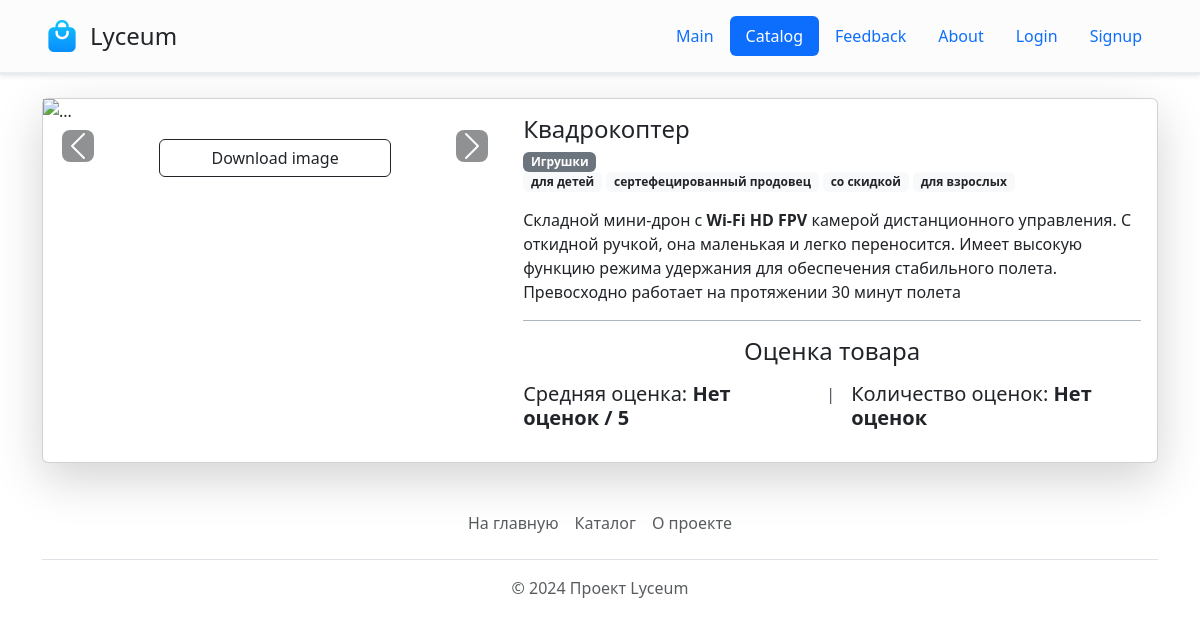
Screenshot of /catalog/5/ with the database file from the repository.
### catalog/models.py (models this page shows, shortened)
class Item(django.db.models.Model):
    objects = catalog.managers.ItemManager()
    is_published = django.db.models.BooleanField(
        verbose_name="опубликовано",
        default=True,
    )
    is_on_main = django.db.models.BooleanField(
        verbose_name="на главной странице",
        default=False,
    )
    name = django.db.models.CharField(
        verbose_name="название",
        max_length=150,
        help_text="Максимум 150 символов",
    )
    category = django.db.models.ForeignKey(
        Category,
        null=True,
        on_delete=django.db.models.SET_NULL,
        verbose_name="категория",
        help_text="Выберите категорию",
    )
    tags = django.db.models.ManyToManyField(Tag)
    text = django_ckeditor_5.fields.CKEditor5Field(
        verbose_name="описание",
        help_text=(
            "Описание должно содержать слова 'превосходно' или 'роскошно'"
        ),
        validators=[
            catalog.validators.WordsValidator(
                "роскошно",
                "превосходно",
            ),
        ],
    )
    updated = django.db.models.DateTimeField(
        verbose_name="время изменения",
        auto_now=True,
        null=True,
        blank=True,
    )
    created = django.db.models.DateTimeField(
        verbose_name="время создания",
        auto_now_add=True,
        null=True,
        blank=True,
    )
    class Meta:
        ordering = ("-is_published",)
        verbose_name = "товар"
        verbose_name_plural = "товары"
        default_related_name = "items"
    def image_tmb(self):
        if self.main_image.image:
            return mark_safe(
                f"<img src='{self.main_image.get_image_50x50.url}'>",
            )
        return "Нет изображения"
    image_tmb.short_description = "превью"
    image_tmb.allow_tags = True

class Category(core.models.BaseModel):
    objects = catalog.managers.CategoryManager()
    slug = django.db.models.SlugField(
        unique=True,
        verbose_name="слаг",
        help_text="Максимум 200 символов",
        validators=[
            django.core.validators.MaxLengthValidator(200),
        ],
    )
    weight = django.db.models.PositiveSmallIntegerField(
        default=100,
        verbose_name="вес",
        help_text="Вес должен быть больше 0 и меньше 32768",
        validators=[
            django.core.validators.MinValueValidator(
                1,
                message="Значение должно быть больше 0",
            ),
            django.core.validators.MaxValueValidator(
                32767,
                message="Значение должно быть меньше 32767",
            ),
        ],
    )
    class Meta:
        ordering = (
            "weight",
            "id",
        )
        verbose_name = "категория"
        verbose_name_plural = "категории"

class Tag(core.models.BaseModel):
    slug = django.db.models.SlugField(
        unique=True,
        verbose_name="слаг",
        help_text="Максимум 200 символов",
        validators=[
            django.core.validators.MaxLengthValidator(200),
        ],
    )
    class Meta:
        ordering = ("slug",)
        verbose_name = "тег"
        verbose_name_plural = "теги"
        default_related_name = "tags"

### catalog/views.py (the view, shortened to what this page needs)
# urls.py: path("<int:pk>/", views.item_detail, name="item_detail"),
def item_detail(request, pk):
    item = django.shortcuts.get_object_or_404(
        catalog.models.Item.objects.detail_published(),
        pk=pk,
    )
    ratings_stats = item.rating.aggregate(
        average=django.db.models.Avg("score"),
        count=django.db.models.Count("score"),
    )
    rating_form = rating.forms.RatingForm(request.POST or None)
    user_rating = None
    context = {
        "item": item,
        "rating_form": rating_form,
        "ratings_stats": ratings_stats,
        "user_rating": user_rating,
    }
    return django.shortcuts.render(request, "catalog/item.html", context)

### core/models.py (called while the page is built)
    def get_image_600x600(self):
        return sorl.thumbnail.get_thumbnail(
            self.image,
            "600x600",
            crop="center",
            quality=90,
        )

### templates/catalog/item.html (shortened to what this page needs)
{% extends 'base.html' %}
{% load static %}
{% load i18n %}
{% block content %}
	<div class="container">
    <div class="card mb-3 shadow-lg">
      <div class="row g-0">
        <div class="col-md-5">
          <div id="carouselImages" class="carousel slide img-fluid rounded-start" data-bs-ride="carousel">
            <div class="carousel-inner">
              <div class="carousel-item active pb-3">
                <div class="d-flex flex-column gap-3" data-bs-slide-to="0">
                  <img src="{{ item.main_image.get_image_600x600.url }}" class="d-block w-100" alt="..."/>
                  {% if item.main_image %}
                    <a href="{% url 'download:file' item.main_image.image %}"  class="d-block w-50 btn btn-outline-dark align-self-center">
                      {% translate "Download image" %}
                    </a>
                  {% endif %}
                </div>
              </div>
            </div>
            <button class="carousel-control-prev" type="button bg-dark" data-bs-target="#carouselImages" data-bs-slide="prev">
              <span class="carousel-control-prev-icon bg-dark rounded-3" aria-hidden="true"></span>
            </button>
            <button class="carousel-control-next" type="button bg-dark" data-bs-target="#carouselImages" data-bs-slide="next">
              <span class="carousel-control-next-icon bg-dark rounded-3" aria-hidden="true"></span>
            </button>
          </div>
        </div>
        <div class="col-md-7">
          <div class="card-body">
            <h4 class="card-title">{{ item.name }}</h4>
            <p class="card-subtitle"><span class="badge bg-secondary text-capitalize">{{ item.category.name }}</span></p>
            <p class="card-subtitle">
              {% for tag in item.tags.all %}
                <span class="badge bg-light text-dark">{{ tag.name }}</span>
              {% endfor %}
            </p>
            <p class="card-text">{{ item.text | safe }}</p>
            <div class="border-dark-subtle border-bottom"></div>
            <h4 class="h4 text-center mt-3">Оценка товара</h4>
            <div class="d-flex gap-3 mt-3 mb-2 align-items-stretch">
              <h5 class="text h5">Средняя оценка: <strong>{{ ratings_stats.average|default:"Нет оценок" }} / 5</strong></h5>
              <span class="text text-dark-emphasis">|</span>
              <h5 class="text h5">Количество оценок: <strong>{{ ratings_stats.count|default:"Нет оценок" }}</strong></h5>
            </div>
          </div>
        </div>
      </div>
    </div>
  </div>
{% endblock %}

### templates/base.html (shortened to what this page needs)
<!DOCTYPE html>
{% load i18n %}
{% load static %}
<html lang="ru">
  <head>
    <link rel="stylesheet" href="{% static 'css/bootstrap.min.css' %}">
    <link rel="stylesheet" href="{% static 'css/headers.css' %}">
    <link rel="stylesheet" href="{% static 'css/style.css' %}">
  </head>
  <body>
    {% include 'includes/header.html' %}
    <main class="mt-5">
      {% block content %}Контент не подвезли:({% endblock %}
    </main>
    {% include 'includes/footer.html' %}
  </body>
</html>

### templates/includes/header.html (shortened to what this page needs)
{% load i18n %}
<header class="bg-light-subtle fixed-top shadow-sm border-bottom border-3 border-light-subtle">
  <nav class="d-flex flex-wrap justify-content-center py-3 me-auto container navbar-expand-lg">
    <a href="/" class="d-flex align-items-center mb-3 mb-md-0 me-md-auto text-dark text-decoration-none">
      <span class="fs-4 me-3">Lyceum</span>
    </a>
    <div>
      <ul class="nav nav-pills">
        {% with request.resolver_match.view_name as view_name %}
        <li class="nav-item">
          <a class="nav-link {% if view_name == 'homepage:home' %}active disabled{% endif %}" href="{% url 'homepage:home' %}">
            {% translate "Main" %}
          </a>
        </li>
        <li class="nav-item">
          <a class="nav-link {% if view_name == 'catalog:item_list' %}active disabled{% else %} {% if view_name == 'catalog:item_detail' or view_name in 'catalog:item_new catalog:item_friday catalog:item_unverified' %}active{% endif %} {% endif %}" href="{% url 'catalog:item_list' %}">
            {% translate "Catalog" %}
          </a>
        </li>
        <li class="nav-item">
          <a class="nav-link {% if view_name == 'feedback:feedback' %}active disabled{% endif %}" href="{% url 'feedback:feedback' %}">
            {% translate "Feedback" %}
          </a>
        </li>
        <li class="nav-item">
          <a class="nav-link {% if view_name == 'about:description' %}active disabled{% endif %}" href="{% url 'about:description' %}">
            {% translate "About" %}
          </a>
        </li>
        {% if not request.user.is_authenticated %}
          <li class="nav-item">
            <a class="nav-link {% if view_name == 'users:login' %}active disabled{% endif %}" href="{% url 'users:login' %}">
              {% translate "Login" %}
            </a>
          </li>
        {% endif %}
        {% if not request.user.is_authenticated %}
          <li class="nav-item">
            <a class="nav-link {% if view_name == 'users:signup' %}active disabled{% endif %}" href="{% url 'users:signup' %}">
              {% translate "Signup" %}
            </a>
          </li>
        {% endif %}
        {% endwith %}
      </ul>
    </div>
  </nav>
</header>

### templates/includes/footer.html (shortened to what this page needs)
<footer class="py-3 my-4">
  <div class="container">
    <ul class="nav justify-content-center border-bottom pb-3 mb-3">
      <li class="nav-item"><a href="{% url 'homepage:home' %}" class="nav-link px-2 text-muted">На главную</a></li>
      <li class="nav-item"><a href="{% url 'catalog:item_list' %}" class="nav-link px-2 text-muted">Каталог</a></li>
      <li class="nav-item"><a href="{% url 'about:description' %}" class="nav-link px-2 text-muted">О проекте</a></li>
    </ul>
    <p class="text-center text-muted">&copy; <span id="year">{% now "Y" %}</span> Проект Lyceum</p>
  </div>
</footer>

### static_dev/css/headers.css (style rules this page uses)
.bi { vertical-align: -.125em; fill: currentColor; }

### static_dev/css/style.css (style rules this page uses)
body { padding-top: 50px; }

### templates/includes/header.html (style rules this page uses)
@media (prefers-color-scheme: light) { :root { filter: none; } }

### rows the page displays
Item: name "Квадрокоптер", category.name "Игрушки", text "Складной мини-дрон с Wi-Fi HD FPV камерой дистанционного управления. С откидной ручкой, она маленькая и легко переносится. Имеет высокую функцию режима удержания для обеспечения стабильного полета. Превосходно работает на протяжении 30 минут полета"
Tag: name "для детей"
Tag: name "сертефецированный продовец"
Tag: name "со скидкой"
Tag: name "для взрослых"

### other values shown
{{ ratings_stats.average|default:"Нет оценок" }} "Нет оценок"
{{ ratings_stats.count|default:"Нет оценок" }} "Нет оценок"
